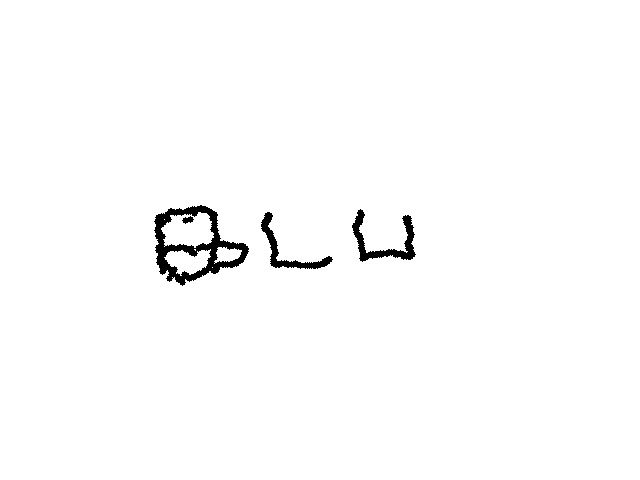
#> input picture a2.jpg, 640 x 480 px
$ python parser.py
#> lines starting #> are read from the running program, lines starting #| are printed output that depends on the picture; after the words box and inside, x2 and y2 are one past the last pixel; in counts of white or black regions, pixels touching at a corner belong together
import cv2
import sys
import numpy
numpy.set_printoptions(threshold=sys.maxsize)
X=cv2.imread('a2.jpg')
#> X is the input picture: shape (480, 640, 3); min 0, max 255, mean 251.5
X = cv2.cvtColor(X, cv2.COLOR_BGR2GRAY)
#> X: shape (480, 640)
(thresh, X) = cv2.threshold(X, 127, 255, cv2.THRESH_BINARY)
#> X: shape (480, 640); 98.6% white; 4 black regions, box (x1, y1, x2, y2) and area: (154, 205, 249, 286) 2428, (352, 209, 416, 262) 958, (261, 212, 333, 269) 753, (182, 216, 194, 224) 56
f=0
jl=[]
il=[]
#print(X)
for i in range(X.shape[0]):
    t=X[i]
    for j in range(X.shape[1]):
        if(t[j]==0):
            il.append(i)
            break
#> after the loop, il = 81 values from 205 to 285

##print(X.shape)
#print(il)
Y=X[il[0]-5:il[len(il)-1]+5]
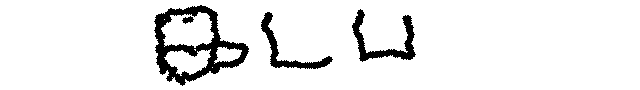
#> Y: shape (90, 640); 92.7% white; 4 black regions, box (x1, y1, x2, y2) and area: (154, 5, 249, 86) 2428, (352, 9, 416, 62) 958, (261, 12, 333, 69) 753, (182, 16, 194, 24) 56
for j in range(Y.shape[1]):
    t=Y[:,j]
    for i in range(Y.shape[0]):
        if(t[i]==0):
            jl.append(j)
            break
#> after the loop, jl = 231 values from 154 to 415
jll=[]
jll.append(jl[0])
for i in range(1,len(jl)):
    if(abs(jl[i]-jl[i-1])>3):
        jll.append(jl[i-1])
        jll.append(jl[i])
#> after the loop, jll = [154, 248, 261, 332, 352]
jll.append(jl[len(jl)-1])
##print(jll)
##print(jl)
##print(len(jll))
im=[]
for i in range(int(len(jll)/2)):
    im.append(Y[:,jll[2*i]-5:jll[2*i+1]+5])
#> this loop made 3 passes
#> after the loop, im = 3 items
print(len(im))
#| 3
for i in range(len(im)):
    cv2.imshow(f'im{i}',im[i])
    cv2.imwrite(f'im{i}.jpg',im[i])
#> this loop made 3 passes
#> pass 1, `cv2.imshow(f'im{i}',im[i])`:
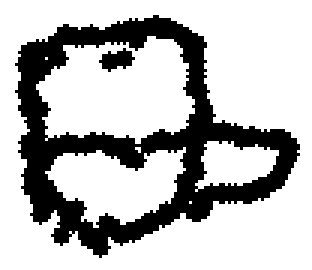
#> window 'im0': shape (90, 104) (shown 3 times larger); 73.5% white; 2 black regions, box (x1, y1, x2, y2) and area: (5, 5, 100, 86) 2428, (33, 16, 45, 24) 56
#> pass 2, `cv2.imshow(f'im{i}',im[i])`:
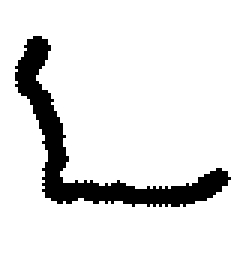
#> window 'im1': shape (90, 81) (shown 3 times larger); 89.7% white; 1 black region, box (x1, y1, x2, y2) and area: (5, 12, 77, 69) 753

#cv2.imshow('2',Y)
